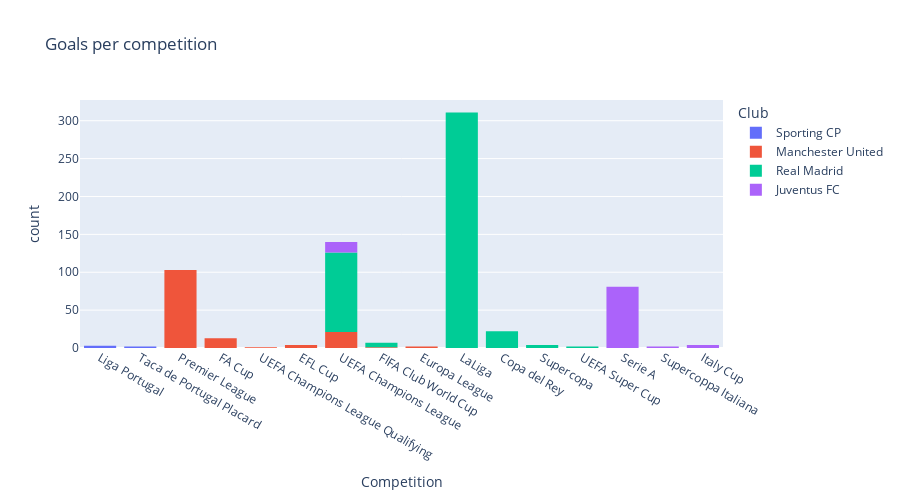

The cell this chart's notebook holds for it:
### Markdown cell above
## 4.1. Goals per competition

### Code cell
px.histogram(
    df,
    x='Competition',
    title="Goals per competition",
    log_x=False,
    log_y=False,
    #symbol='title',
    #markers=True,
    #width=800, 
    height=500,
    color='Club',
    hover_name='Club',
    hover_data=['Competition','Club'])

### Figure 1 — Plotly figure (JSON) as saved in the notebook; plotly's stock layout.template omitted (floating-point values rounded to 4 significant figures; data arrays with more than 128 entries replaced by an {"elided": "..."} marker saying what was removed)
{"data": [{"alignmentgroup": "True", "bingroup": "x", "hovertemplate": "Club=Sporting CP<br>Competition=%{x}<br>count=%{y}<extra></extra>", "legendgroup": "Sporting CP", "marker": {"color": "#636efa", "pattern": {"shape": ""}}, "name": "Sporting CP", "offsetgroup": "Sporting CP", "orientation": "v", "showlegend": true, "type": "histogram", "x": ["Liga Portugal", "Liga Portugal", "Liga Portugal", "Taca de Portugal Placard", "Taca de Portugal Placard"], "xaxis": "x", "yaxis": "y"}, {"alignmentgroup": "True", "bingroup": "x", "hovertemplate": "Club=Manchester United<br>Competition=%{x}<br>count=%{y}<extra></extra>", "legendgroup": "Manchester United", "marker": {"color": "#EF553B", "pattern": {"shape": ""}}, "name": "Manchester United", "offsetgroup": "Manchester United", "orientation": "v", "showlegend": true, "type": "histogram", "x": {"elided": "145 str values"}, "xaxis": "x", "yaxis": "y"}, {"alignmentgroup": "True", "bingroup": "x", "hovertemplate": "Club=Real Madrid<br>Competition=%{x}<br>count=%{y}<extra></extra>", "legendgroup": "Real Madrid", "marker": {"color": "#00cc96", "pattern": {"shape": ""}}, "name": "Real Madrid", "offsetgroup": "Real Madrid", "orientation": "v", "showlegend": true, "type": "histogram", "x": {"elided": "450 str values"}, "xaxis": "x", "yaxis": "y"}, {"alignmentgroup": "True", "bingroup": "x", "hovertemplate": "Club=Juventus FC<br>Competition=%{x}<br>count=%{y}<extra></extra>", "legendgroup": "Juventus FC", "marker": {"color": "#ab63fa", "pattern": {"shape": ""}}, "name": "Juventus FC", "offsetgroup": "Juventus FC", "orientation": "v", "showlegend": true, "type": "histogram", "x": ["Serie A", "Serie A", "Serie A", "Serie A", "Serie A", "Serie A", "Serie A", "UEFA Champions League", "Serie A", "Serie A", "Serie A", "Serie A", "Serie A", "Serie A", "Serie A", "Supercoppa Italiana", "Serie A", "Serie A", "Serie A", "Serie A", "Serie A", "UEFA Champions League", "UEFA Champions League", "UEFA Champions League", "UEFA Champions League", "UEFA Champions League", "Serie A", "Serie A", "Serie A", "Serie A", "Serie A", "UEFA Champions League", "Serie A", "Serie A", "Serie A", "Serie A", "UEFA Champions League", "Serie A", "Serie A", "Serie A", "Serie A", "Serie A", "Serie A", "Serie A", "Serie A", "Serie A", "Italy Cup", "Serie A", "Serie A", "Serie A", "Serie A", "Italy Cup", "Serie A", "Serie A", "Serie A", "Serie A", "Serie A", "Serie A", "Serie A", "Serie A", "Serie A", "Serie A", "Serie A", "UEFA Champions League", "UEFA Champions League", "Serie A", "Serie A", "Serie A", "Serie A", "Serie A", "Serie A", "Serie A", "Serie A", "UEFA Champions League", "UEFA Champions League", "UEFA Champions League", "UEFA Champions League", "Serie A", "Serie A", "Serie A", "Serie A", "Serie A", "Serie A", "Serie A", "Supercoppa Italiana", "Italy Cup", "Italy Cup", "Serie A", "Serie A", "Serie A", "Serie A", "Serie A", "Serie A", "Serie A", "Serie A", "Serie A", "Serie A", "Serie A", "Serie A", "Serie A", "Serie A"], "xaxis": "x", "yaxis": "y"}], "layout": {"barmode": "relative", "height": 500, "legend": {"title": {"text": "Club"}, "tracegroupgap": 0}, "title": {"text": "Goals per competition"}, "xaxis": {"anchor": "y", "domain": [0.0, 1.0], "title": {"text": "Competition"}}, "yaxis": {"anchor": "x", "domain": [0.0, 1.0], "title": {"text": "count"}}}}
